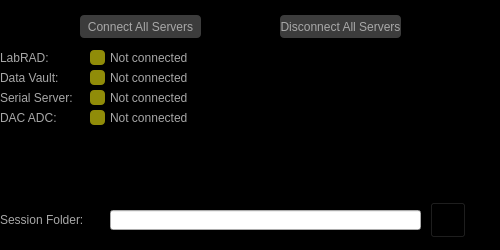
<?xml version="1.0" encoding="UTF-8"?>
<ui version="4.0">
 <class>MainWindow</class>
 <widget class="QMainWindow" name="MainWindow">
  <property name="geometry">
   <rect>
    <x>0</x>
    <y>0</y>
    <width>500</width>
    <height>250</height>
   </rect>
  </property>
  <property name="windowTitle">
   <string>LabRAD Connect</string>
  </property>
  <widget class="QWidget" name="centralwidget">
   <widget class="QFrame" name="background">
    <property name="geometry">
     <rect>
      <x>0</x>
      <y>0</y>
      <width>500</width>
      <height>250</height>
     </rect>
    </property>
    <property name="sizePolicy">
     <sizepolicy hsizetype="Fixed" vsizetype="Fixed">
      <horstretch>0</horstretch>
      <verstretch>0</verstretch>
     </sizepolicy>
    </property>
    <property name="minimumSize">
     <size>
      <width>500</width>
      <height>250</height>
     </size>
    </property>
    <property name="maximumSize">
     <size>
      <width>500</width>
      <height>250</height>
     </size>
    </property>
    <property name="styleSheet">
     <string notr="true">#background{
background: black;
}</string>
    </property>
    <property name="frameShape">
     <enum>QFrame::StyledPanel</enum>
    </property>
    <property name="frameShadow">
     <enum>QFrame::Raised</enum>
    </property>
    <widget class="QLabel" name="label_Session">
     <property name="geometry">
      <rect>
       <x>0</x>
       <y>210</y>
       <width>100</width>
       <height>20</height>
      </rect>
     </property>
     <property name="styleSheet">
      <string notr="true">#label_Session{
color: rgb(168, 168, 168);
font: 10pt &quot;MS Shell Dlg 2&quot;;
qproperty-alignment: 'AlignVCenter | AlignRight';
qproperty-wordWrap: true;
}</string>
     </property>
     <property name="text">
      <string>Session Folder:</string>
     </property>
    </widget>
    <widget class="QLineEdit" name="lineEdit_Session">
     <property name="geometry">
      <rect>
       <x>110</x>
       <y>210</y>
       <width>311</width>
       <height>20</height>
      </rect>
     </property>
    </widget>
    <widget class="QPushButton" name="push_Session">
     <property name="geometry">
      <rect>
       <x>430</x>
       <y>202</y>
       <width>36</width>
       <height>36</height>
      </rect>
     </property>
     <property name="styleSheet">
      <string notr="true">#push_Session{
image:url(:/nSOTScanner/SessionSelect.png);
background: black;
}</string>
     </property>
     <property name="text">
      <string/>
     </property>
    </widget>
    <widget class="QLabel" name="label_LabRAD">
     <property name="geometry">
      <rect>
       <x>0</x>
       <y>50</y>
       <width>80</width>
       <height>15</height>
      </rect>
     </property>
     <property name="styleSheet">
      <string notr="true">#label_LabRAD{
color:rgb(168,168,168);
qproperty-alignment: 'AlignVCenter | AlignRight';
}</string>
     </property>
     <property name="text">
      <string>LabRAD:</string>
     </property>
    </widget>
    <widget class="QLabel" name="label_DataVault">
     <property name="geometry">
      <rect>
       <x>0</x>
       <y>70</y>
       <width>80</width>
       <height>15</height>
      </rect>
     </property>
     <property name="styleSheet">
      <string notr="true">#label_DataVault{
color:rgb(168,168,168);
qproperty-alignment: 'AlignVCenter | AlignRight';
}</string>
     </property>
     <property name="text">
      <string>Data Vault:</string>
     </property>
    </widget>
    <widget class="QLabel" name="label_SerialServer">
     <property name="geometry">
      <rect>
       <x>0</x>
       <y>90</y>
       <width>80</width>
       <height>15</height>
      </rect>
     </property>
     <property name="styleSheet">
      <string notr="true">#label_SerialServer{
color:rgb(168,168,168);
qproperty-alignment: 'AlignVCenter | AlignRight';
}</string>
     </property>
     <property name="text">
      <string>Serial Server:</string>
     </property>
    </widget>
    <widget class="QLabel" name="label_DACADC">
     <property name="geometry">
      <rect>
       <x>0</x>
       <y>110</y>
       <width>80</width>
       <height>15</height>
      </rect>
     </property>
     <property name="styleSheet">
      <string notr="true">#label_DACADC{
color:rgb(168,168,168);
qproperty-alignment: 'AlignVCenter | AlignRight';
}</string>
     </property>
     <property name="text">
      <string>DAC ADC:</string>
     </property>
    </widget>
    <widget class="QLabel" name="label_LabRAD_status">
     <property name="geometry">
      <rect>
       <x>110</x>
       <y>50</y>
       <width>121</width>
       <height>15</height>
      </rect>
     </property>
     <property name="styleSheet">
      <string notr="true">#label_LabRAD_status{
color:rgb(168,168,168);
qproperty-alignment: 'AlignVCenter | AlignCenter';
}</string>
     </property>
     <property name="text">
      <string>Not connected</string>
     </property>
    </widget>
    <widget class="QLabel" name="label_DataVault_status">
     <property name="geometry">
      <rect>
       <x>110</x>
       <y>70</y>
       <width>121</width>
       <height>15</height>
      </rect>
     </property>
     <property name="styleSheet">
      <string notr="true">#label_DataVault_status{
color:rgb(168,168,168);
qproperty-alignment: 'AlignVCenter | AlignCenter';
}</string>
     </property>
     <property name="text">
      <string>Not connected</string>
     </property>
    </widget>
    <widget class="QPushButton" name="push_LabRAD">
     <property name="geometry">
      <rect>
       <x>90</x>
       <y>50</y>
       <width>15</width>
       <height>15</height>
      </rect>
     </property>
     <property name="styleSheet">
      <string notr="true">#push_LabRAD{
background:rgb(144, 140, 9);
border-radius: 4px;
}</string>
     </property>
     <property name="text">
      <string/>
     </property>
    </widget>
    <widget class="QLabel" name="label_SerialServer_status">
     <property name="geometry">
      <rect>
       <x>110</x>
       <y>90</y>
       <width>121</width>
       <height>15</height>
      </rect>
     </property>
     <property name="styleSheet">
      <string notr="true">#label_SerialServer_status{
color:rgb(168,168,168);
qproperty-alignment: 'AlignVCenter | AlignCenter';
}</string>
     </property>
     <property name="text">
      <string>Not connected</string>
     </property>
    </widget>
    <widget class="QLabel" name="label_DACADC_status">
     <property name="geometry">
      <rect>
       <x>110</x>
       <y>110</y>
       <width>121</width>
       <height>15</height>
      </rect>
     </property>
     <property name="styleSheet">
      <string notr="true">#label_DACADC_status{
color:rgb(168,168,168);
qproperty-alignment: 'AlignVCenter | AlignCenter';
}</string>
     </property>
     <property name="text">
      <string>Not connected</string>
     </property>
    </widget>
    <widget class="QPushButton" name="push_DataVault">
     <property name="geometry">
      <rect>
       <x>90</x>
       <y>70</y>
       <width>15</width>
       <height>15</height>
      </rect>
     </property>
     <property name="styleSheet">
      <string notr="true">#push_DataVault{
background: rgb(144, 140, 9);
 border-radius: 4px;
}</string>
     </property>
     <property name="text">
      <string/>
     </property>
    </widget>
    <widget class="QPushButton" name="push_SerialServer">
     <property name="geometry">
      <rect>
       <x>90</x>
       <y>90</y>
       <width>15</width>
       <height>15</height>
      </rect>
     </property>
     <property name="styleSheet">
      <string notr="true">#push_SerialServer{
background: rgb(144, 140, 9);
 border-radius: 4px;
}</string>
     </property>
     <property name="text">
      <string/>
     </property>
    </widget>
    <widget class="QPushButton" name="push_DACADC">
     <property name="geometry">
      <rect>
       <x>90</x>
       <y>110</y>
       <width>15</width>
       <height>15</height>
      </rect>
     </property>
     <property name="styleSheet">
      <string notr="true">#push_DACADC{
background: rgb(144, 140, 9);
 border-radius: 4px;
}</string>
     </property>
     <property name="text">
      <string/>
     </property>
    </widget>
    <widget class="QPushButton" name="push_ConnectAll">
     <property name="geometry">
      <rect>
       <x>80</x>
       <y>15</y>
       <width>121</width>
       <height>23</height>
      </rect>
     </property>
     <property name="styleSheet">
      <string notr="true">#push_ConnectAll{
color: rgb(168,168,168);
background: rgb(60, 60, 60);
border-radius: 4px;
}</string>
     </property>
     <property name="text">
      <string>Connect All Servers</string>
     </property>
    </widget>
    <widget class="QPushButton" name="push_DisconnectAll">
     <property name="geometry">
      <rect>
       <x>280</x>
       <y>15</y>
       <width>121</width>
       <height>23</height>
      </rect>
     </property>
     <property name="styleSheet">
      <string notr="true">#push_DisconnectAll{
color: rgb(168,168,168);
background: rgb(60, 60, 60);
border-radius: 4px;
}</string>
     </property>
     <property name="text">
      <string>Disconnect All Servers</string>
     </property>
    </widget>
   </widget>
  </widget>
 </widget>
 <resources>
  <include location="nSOTScannerResources.qrc"/>
 </resources>
 <connections/>
</ui>
